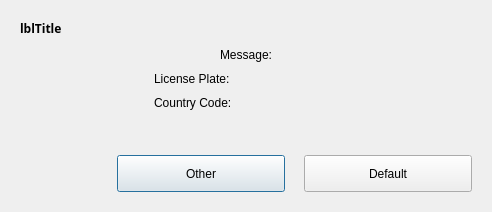
<?xml version="1.0" encoding="UTF-8"?>
<ui version="4.0">
 <class>Dialog</class>
 <widget class="QDialog" name="Dialog">
  <property name="geometry">
   <rect>
    <x>0</x>
    <y>0</y>
    <width>492</width>
    <height>212</height>
   </rect>
  </property>
  <property name="windowTitle">
   <string>Dialog</string>
  </property>
  <property name="autoFillBackground">
   <bool>false</bool>
  </property>
  <layout class="QVBoxLayout" name="verticalLayout_2">
   <item>
    <widget class="QFrame" name="frContainer">
     <property name="frameShape">
      <enum>QFrame::NoFrame</enum>
     </property>
     <property name="frameShadow">
      <enum>QFrame::Raised</enum>
     </property>
     <layout class="QVBoxLayout" name="verticalLayout">
      <item>
       <layout class="QHBoxLayout" name="DialogTitle">
        <property name="bottomMargin">
         <number>5</number>
        </property>
        <item>
         <widget class="QLabel" name="lblTitle">
          <property name="sizePolicy">
           <sizepolicy hsizetype="Preferred" vsizetype="Preferred">
            <horstretch>0</horstretch>
            <verstretch>0</verstretch>
           </sizepolicy>
          </property>
          <property name="maximumSize">
           <size>
            <width>16777215</width>
            <height>45</height>
           </size>
          </property>
          <property name="font">
           <font>
            <family>Century Gothic</family>
            <weight>75</weight>
            <bold>true</bold>
           </font>
          </property>
          <property name="text">
           <string>lblTitle</string>
          </property>
          <property name="wordWrap">
           <bool>true</bool>
          </property>
         </widget>
        </item>
       </layout>
      </item>
      <item>
       <widget class="QLabel" name="lblMessage">
        <property name="text">
         <string>Message:</string>
        </property>
        <property name="alignment">
         <set>Qt::AlignCenter</set>
        </property>
        <property name="wordWrap">
         <bool>true</bool>
        </property>
       </widget>
      </item>
      <item>
       <layout class="QHBoxLayout" name="horizontalLayout">
        <item>
         <spacer name="ContentLeftSpacer">
          <property name="orientation">
           <enum>Qt::Horizontal</enum>
          </property>
          <property name="sizeHint" stdset="0">
           <size>
            <width>20</width>
            <height>20</height>
           </size>
          </property>
         </spacer>
        </item>
        <item>
         <layout class="QGridLayout" name="gridLayout">
          <item row="0" column="0">
           <widget class="QLabel" name="lblLicensePlate">
            <property name="text">
             <string>License Plate:</string>
            </property>
            <property name="wordWrap">
             <bool>true</bool>
            </property>
           </widget>
          </item>
          <item row="0" column="1">
           <widget class="QFrame" name="txtLicencePlateID">
            <property name="minimumSize">
             <size>
              <width>100</width>
              <height>22</height>
             </size>
            </property>
            <property name="frameShape">
             <enum>QFrame::NoFrame</enum>
            </property>
            <property name="frameShadow">
             <enum>QFrame::Raised</enum>
            </property>
           </widget>
          </item>
          <item row="1" column="0">
           <widget class="QLabel" name="lblCountryCode">
            <property name="text">
             <string>Country Code:</string>
            </property>
            <property name="wordWrap">
             <bool>true</bool>
            </property>
           </widget>
          </item>
          <item row="1" column="1">
           <widget class="QFrame" name="lstData">
            <property name="sizePolicy">
             <sizepolicy hsizetype="Preferred" vsizetype="Preferred">
              <horstretch>0</horstretch>
              <verstretch>0</verstretch>
             </sizepolicy>
            </property>
            <property name="frameShape">
             <enum>QFrame::NoFrame</enum>
            </property>
            <property name="frameShadow">
             <enum>QFrame::Raised</enum>
            </property>
           </widget>
          </item>
         </layout>
        </item>
        <item>
         <spacer name="ContentRightSpacer">
          <property name="orientation">
           <enum>Qt::Horizontal</enum>
          </property>
          <property name="sizeHint" stdset="0">
           <size>
            <width>20</width>
            <height>20</height>
           </size>
          </property>
         </spacer>
        </item>
       </layout>
      </item>
      <item>
       <spacer name="ContentBottomSpacer">
        <property name="orientation">
         <enum>Qt::Vertical</enum>
        </property>
        <property name="sizeHint" stdset="0">
         <size>
          <width>17</width>
          <height>32</height>
         </size>
        </property>
       </spacer>
      </item>
      <item>
       <layout class="QHBoxLayout" name="DialogButtons">
        <property name="topMargin">
         <number>5</number>
        </property>
        <item>
         <spacer name="ButtonAlignSpacer">
          <property name="orientation">
           <enum>Qt::Horizontal</enum>
          </property>
          <property name="sizeHint" stdset="0">
           <size>
            <width>40</width>
            <height>20</height>
           </size>
          </property>
         </spacer>
        </item>
        <item>
         <widget class="QPushButton" name="btnCancel">
          <property name="enabled">
           <bool>true</bool>
          </property>
          <property name="sizePolicy">
           <sizepolicy hsizetype="Minimum" vsizetype="Fixed">
            <horstretch>0</horstretch>
            <verstretch>0</verstretch>
           </sizepolicy>
          </property>
          <property name="minimumSize">
           <size>
            <width>168</width>
            <height>37</height>
           </size>
          </property>
          <property name="maximumSize">
           <size>
            <width>168</width>
            <height>37</height>
           </size>
          </property>
          <property name="text">
           <string>Other</string>
          </property>
          <property name="default">
           <bool>false</bool>
          </property>
         </widget>
        </item>
        <item>
         <spacer name="ButtonsSpacer">
          <property name="orientation">
           <enum>Qt::Horizontal</enum>
          </property>
          <property name="sizeType">
           <enum>QSizePolicy::Fixed</enum>
          </property>
          <property name="sizeHint" stdset="0">
           <size>
            <width>13</width>
            <height>20</height>
           </size>
          </property>
         </spacer>
        </item>
        <item>
         <widget class="QPushButton" name="btnOK">
          <property name="enabled">
           <bool>true</bool>
          </property>
          <property name="minimumSize">
           <size>
            <width>168</width>
            <height>37</height>
           </size>
          </property>
          <property name="maximumSize">
           <size>
            <width>168</width>
            <height>37</height>
           </size>
          </property>
          <property name="text">
           <string>Default</string>
          </property>
          <property name="default">
           <bool>false</bool>
          </property>
         </widget>
        </item>
       </layout>
      </item>
     </layout>
    </widget>
   </item>
  </layout>
 </widget>
 <resources/>
 <connections/>
</ui>
